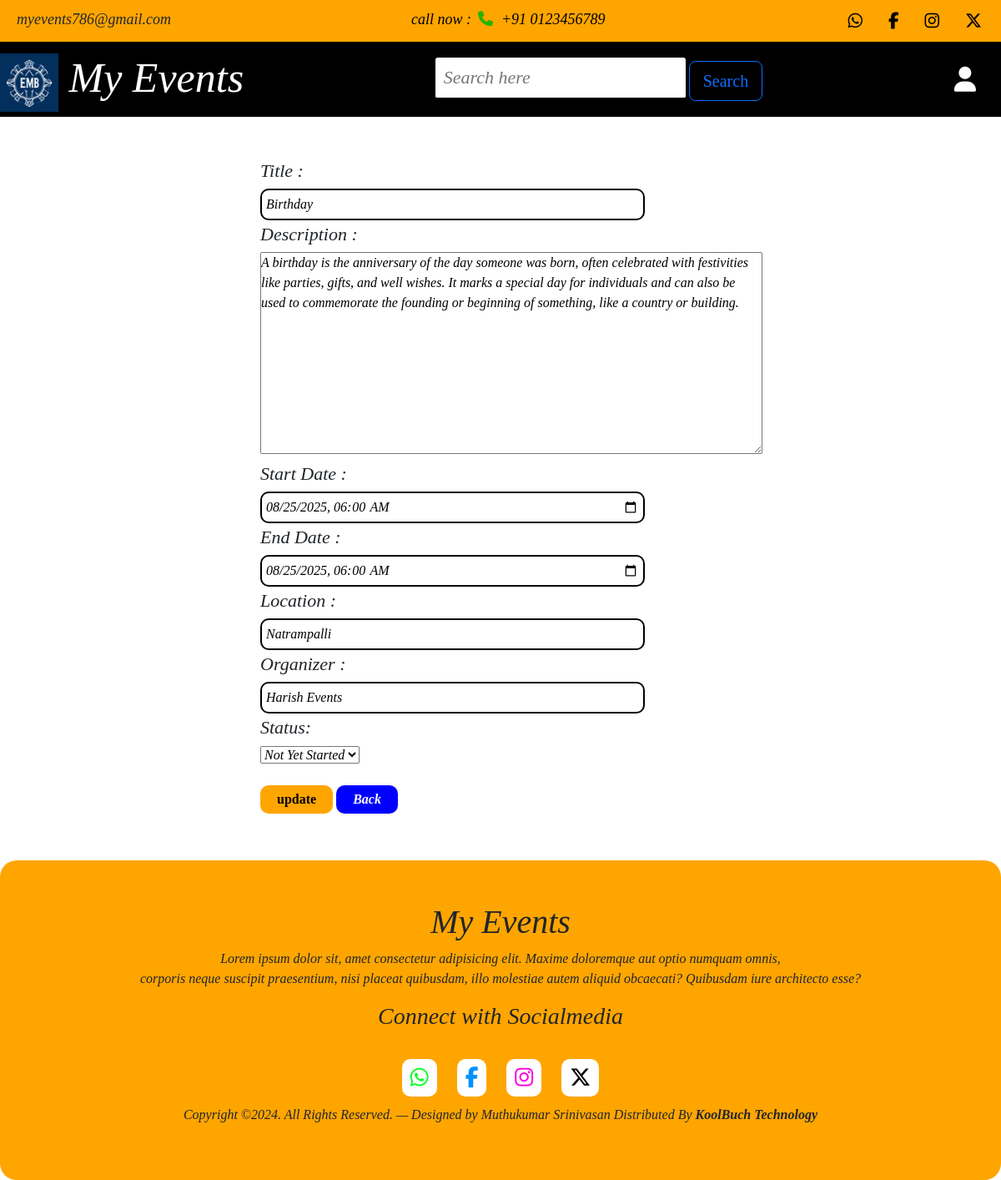
The app's page /updateevent/4 (signed in) with its own data.
### EMS_App/models.py (models this page shows, shortened)
class Events(models.Model):
    customer  = models.ForeignKey(CustomUser,on_delete=models.SET_NULL,null=True,blank=True)
    title = models.CharField(max_length=50,null=False,blank=False)
    description = models.CharField(max_length=300,null=False,blank=False)
    startdate = models.DateTimeField((""), auto_now=False, auto_now_add=False)
    enddate = models.DateTimeField((""), auto_now=False, auto_now_add=False)
    location = models.CharField(max_length=200,null=False,blank=False)
    organizer = models.CharField(max_length=50,null=False,blank=False)
    status = models.CharField(choices=event_status,max_length=150,default='Not Yet Started',null=False)

### EMS_App/views.py (the view)
# urls.py: path('updateevent/<str:id>',views.loadevent,name='updateevent'),
def loadevent(request,id):
    event = Events.objects.get(id=id)
    return render(request,'updateevent.html',{'data':event})

### EMS_App/templates/updateevent.html (shortened to what this page needs)
{% extends "bindpage.html" %}
{% load static %}
{% block content %}
<section>
    <div class="container-fluid registractionform">
        <div class="row row-cols-1 row-cols-lg-1 m-2 m-md-5">
            <div class="col text-center">
                <form method='POST' action="{% url 'eventupdate' data.id %}">
                  <div class="text-start ">
                    <div>
                        <label for="">Title : </label><br>
                        <input type="text" name='title' id="title" placeholder="Title" value='{{data.title}}' required>
                    </div>
                    <div>
                        <label for="">Description : </label><br>
                        <textarea name="desc" id="desc" cols="65" rows="10" placeholder="Description" required>{{data.description}}</textarea>
                    </div>
                    <div>
                        <label for="">Start Date : </label><br>
                        <input type="datetime-local" name='sdate' id="sdate" value="{{ data.startdate|date:'Y-m-d\\TH:i' }}" required>
                    </div>
                    <div>
                        <label for="">End Date : </label><br>
                        <input type="datetime-local" name='edate' id="edate" value="{{ data.startdate|date:'Y-m-d\\TH:i' }}" required>
                    </div>
                    <div>
                        <label for="">Location : </label><br>
                        <input type="text" name='loc' id="loc" placeholder="Location" value='{{data.location}}' required>
                    </div>
                     <div>
                        <label for="">Organizer :</label><br>
                        <input type="text" name="org" id="org" placeholder="Organizer" value='{{data.organizer}}' required>
                    </div>
                    <div>
                        <label for="status">Status:</label><br>
                        <select name="status" id="status" required>
                            <option value="Not Yet Started" {% if data.status == "Not Yet Started" %}selected{% endif %}>Not Yet Started</option>
                        </select>
                    </div>
                    <br>
                    <div class="registerbutton">
                        <button type="submit" class="regsubmit">update</button>
                        <button type="button" class="regback mt-3 mt-md-0"><a href="{% url 'index' %}">Back</a></button>
                    </div>
                  </div>
                </form>
              </div>
              <div class="col  pt-2">
        </div>
    </div>
</section>
{% endblock content %}

### EMS_App/static/style.css (style rules this page uses)
* { margin: 0; padding: 0; font-family: 'Merriweather', serif; font-style: italic; }
button { font-style: normal; font-weight: 550; }

### records on screen
Events: title "Birthday", desc "A birthday is the anniversary of the day someone was born, often celebrated with festivities like parties, gifts, and well wishes. It marks a special day for individuals and can also be used to commemorate the founding or beginning of something, like a country or building.", sdate "08/25/2025 06:00", edate "08/25/2025 06:00", loc "Natrampalli", org "Harish Events", status "Not Yet Started"
